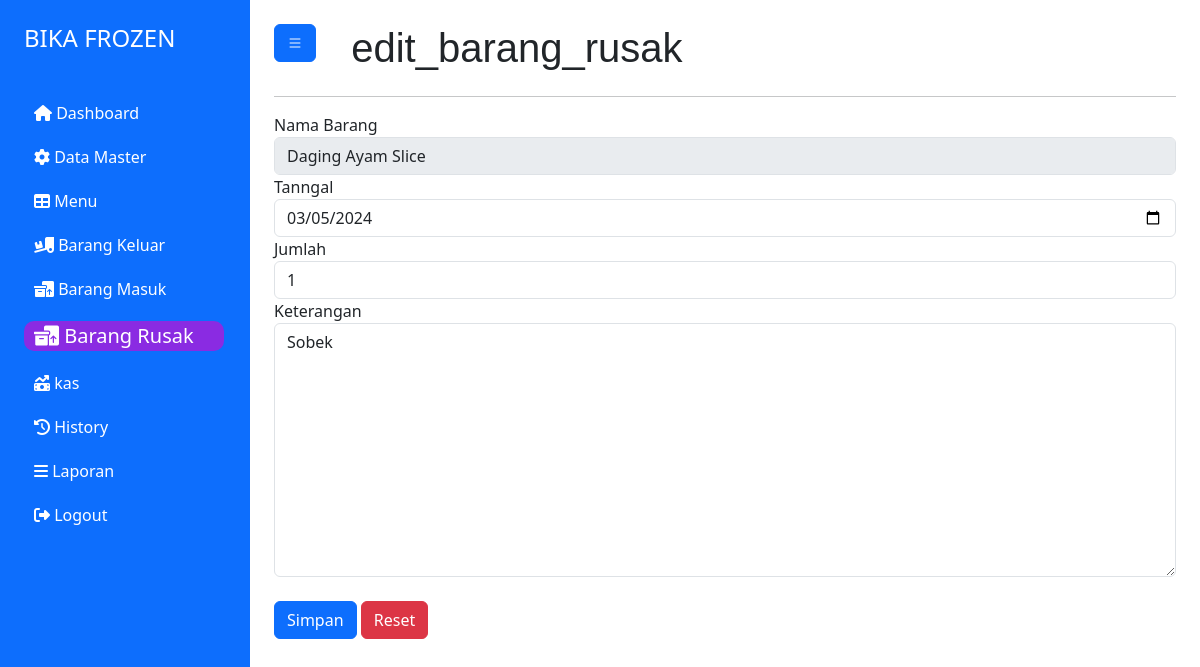
The page /index.php?page=edit_barang_rusak&id=10 (signed in) on the database its author committed.
### tables this page shows
CREATE TABLE `kondisi_barang` (
  `id_kondisi` int(11) NOT NULL,
  `id_barang` int(11) NOT NULL,
  `total` int(11) NOT NULL,
  `jumlah_baik` int(11) NOT NULL,
  `tgl` date NOT NULL,
  `keterangan` text NOT NULL
);

CREATE TABLE `barang` (
  `id_barang` int(11) NOT NULL,
  `id_kategori` int(11) NOT NULL,
  `nm_barang` varchar(100) NOT NULL,
  `jumlah` int(10) NOT NULL,
  `foto` varchar(150) NOT NULL,
  `harga` varchar(20) NOT NULL
);

### halaman/barang_rusak/edit.php (the view, shortened to what this page needs)
<?php
include "././koneksi.php";
$id = $_GET['id'];
$query = mysqli_query($koneksi, "SELECT kondisi_barang.*,barang.*, kondisi_barang.total as jum FROM kondisi_barang JOIN barang ON barang.id_barang = kondisi_barang.id_barang WHERE id_kondisi = '$id'");
$row = mysqli_fetch_assoc($query);
?>
<div>
    <form action="" method="post" enctype="multipart/form-data">
        <div>
            <label for="">Nama Barang</label>
            <input type="text" name="nm_barang" class="form-control" value="<?= $row['nm_barang'] ?>" autocomplete="off" readonly>
        </div>
        <div>
            <label for="">Tanngal</label>
            <input type="date" name="tgl" value="<?= $row['tgl'] ?>" class="form-control" required>
        </div>
        <div>
            <label for="">Jumlah</label>
            <input type="number" name="jumlah" value="<?= $row['jum'] ?>" class="form-control" required autofocus>
        </div>
        <div>
            <label for="">Keterangan</label>
            <textarea name="keterangan" class="form-control" id="" cols="30" rows="10"><?= $row['keterangan'] ?></textarea>
        </div>
        <br>
        <div>
            <button type="submit" name="simpan" class="btn btn-primary">Simpan</button>
            <button type="reset" name="simpan" class="btn btn-danger">Reset</button>
        </div>
    </form>
</div>

### rows shown on the page
kondisi_barang: nm_barang "Daging Ayam Slice", tgl "03/05/2024", jumlah "1", keterangan "Sobek"

### other values the page prints
$hal "edit_barang_rusak"
